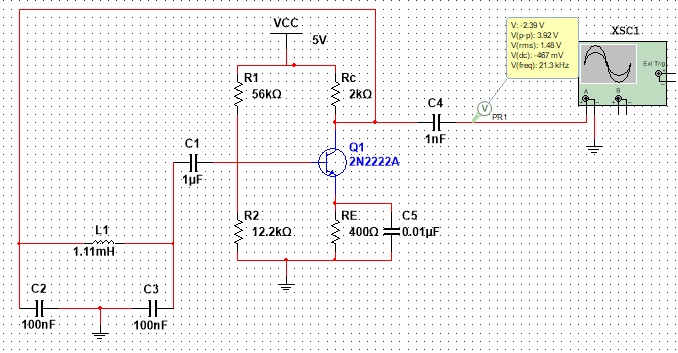
#> input picture Circuit_Simulation/Multisim_simulation.PNG, 678 x 353 px, given in place of the camera
$ python py_opencv_test01.py   (older library calls are emulated)
#> lines starting #> are read from the running program, lines starting #| are printed output that depends on the picture; after the words box and inside, x2 and y2 are one past the last pixel; in counts of white or black regions, pixels touching at a corner belong together
import cv2, time
import serial
import numpy as np


print("Starting object detection...")
time.sleep(2)

vd = cv2.VideoCapture(0)  #0 denote first camera. if video file, input path

print("Webcam opened.")
print("First frame capture in 3 seconds.")


bkg_frame = None

width = vd.get(cv2.CAP_PROP_FRAME_WIDTH )
height = vd.get(cv2.CAP_PROP_FRAME_HEIGHT )
fps =  vd.get(cv2.CAP_PROP_FPS)
print(str(width) + ' ' + str(height)+ ' ' + str(fps))
time.sleep(2)

subtract = cv2.createBackgroundSubtractorMOG2(history = 20,varThreshold=30)
while True:

    check, frame = vd.read()
#> frame is the input picture: shape (353, 678, 3); mean B, G, R 243.5, 244.6, 246.4

    diff_frame = subtract.apply(frame)
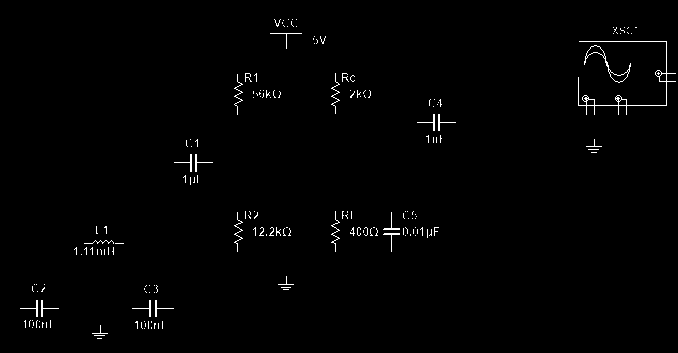
#> diff_frame: shape (353, 678); values 127 (black) and 255 (white), 1% white in thin lines or dots, all inside (x1, y1, x2, y2) = (20, 19, 676, 339)

    '''
    print(check)
    cur_frame = cv2.cvtColor(frame,cv2.COLOR_BGR2GRAY)
    cur_frame = cv2.GaussianBlur(cur_frame,(21,21),0)

    if bkg_frame is None:
        bkg_frame = cur_frame
        continue

    diff_frame = cv2.absdiff(bkg_frame, cur_frame)
    '''
    _,diff_frame_threshold = cv2.threshold(diff_frame, 100, 255, cv2.THRESH_BINARY) # filter out all <30 from diff_frame
#> diff_frame_threshold: shape (353, 678); every value is 255

    diff_frame_threshold = cv2.dilate(diff_frame_threshold, None, iterations=2)


    _,contours,_ = cv2.findContours(diff_frame_threshold.copy(), cv2.RETR_EXTERNAL, cv2.CHAIN_APPROX_SIMPLE)
#> contours = [[[0, 0], [0, 352], [677, 352], [677, 0]]]

    for contour in contours:
        boxArea = cv2.contourArea(contour)
        if boxArea < 1000: #pixel
           continue

        (x,y,w,h) = cv2.boundingRect(contour)

        cv2.rectangle(frame,(x,y),(x+w,y+h),(0,255,0),3)
        areaStr = str(boxArea)
        cv2.putText(frame, areaStr, (x, y), cv2.FONT_HERSHEY_SIMPLEX, 0.5, (255, 255, 255), lineType=cv2.LINE_AA)
#> this loop made 1 pass
#> (contour, boxArea, x, y, w, h, areaStr) on pass 1: ([[0, 0], [0, 352], [677, 352], [677, 0]], 238304, 0, 0, 678, 353, '238304.0')
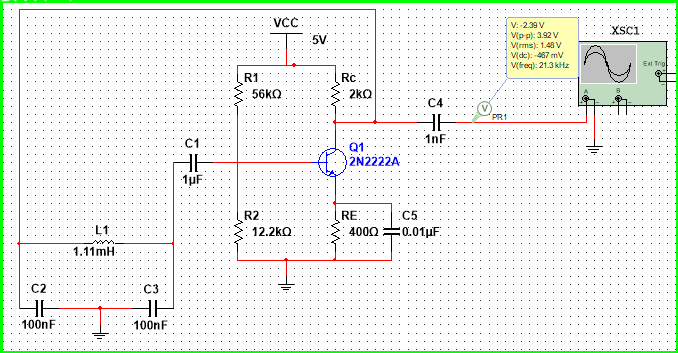
#> frame: shape (353, 678, 3); 2.14% of pixels changed, all inside (x1, y1, x2, y2) = (0, 0, 678, 353)


    cv2.imshow("different_frame",diff_frame)
    cv2.imshow("frame",frame)

    #print(diff_frame_threshold)
    time.sleep(0.1)
    key=cv2.waitKey(1)
#> (key q is pressed here)
    print(key)
#| 113
    if key == ord('q'):
        break

vd.release()
#> (the run stopped early here; a loop or call above may not have finished)
